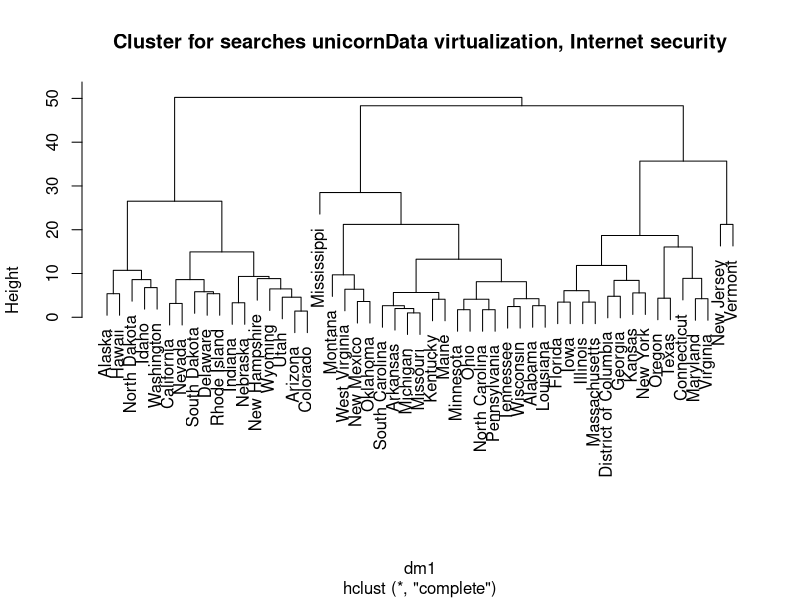
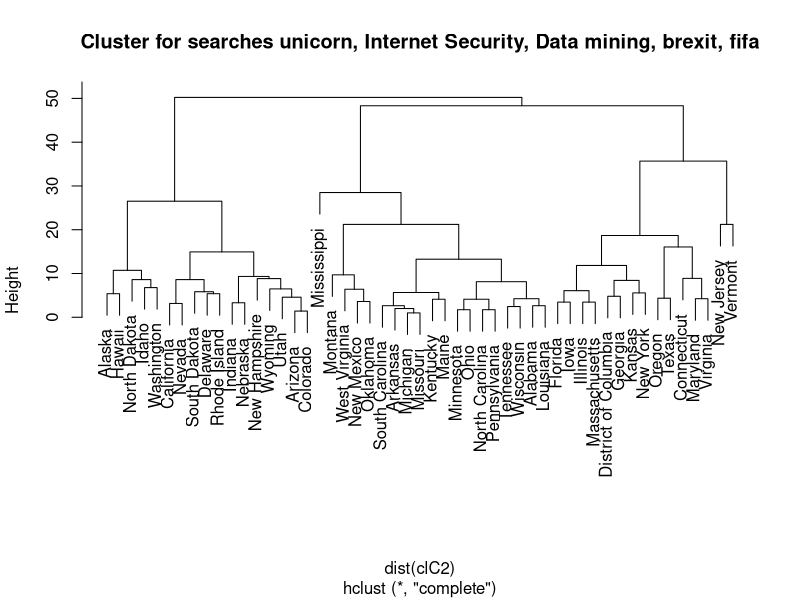

Source code (R) for these figures, in order:


# Load Data ##########################
Asad_C2 <- read.csv("googleUSA5_2.csv", header = TRUE)
colnames(Asad_C2)

# Use numerical data only

clC2 <- Asad_C2[, 2:6]
row.names(clC2) <- Asad_C2[, 1]
colnames(clC2)

# Clustering #############################

# Create distance matrix
dm1 <- dist(clC2)

# Hierarchical clustering
c1 <- hclust(dm1)
c1    # Show info on clustering

# Plot dendrogram of clusters
plot(c1, main = "Cluster for searches unicornData virtualization, Internet security")

# Put all together in one line
plot(hclust(dist(clC2)), main = "Cluster for searches unicorn, Internet Security, Data mining, brexit, fifa")




